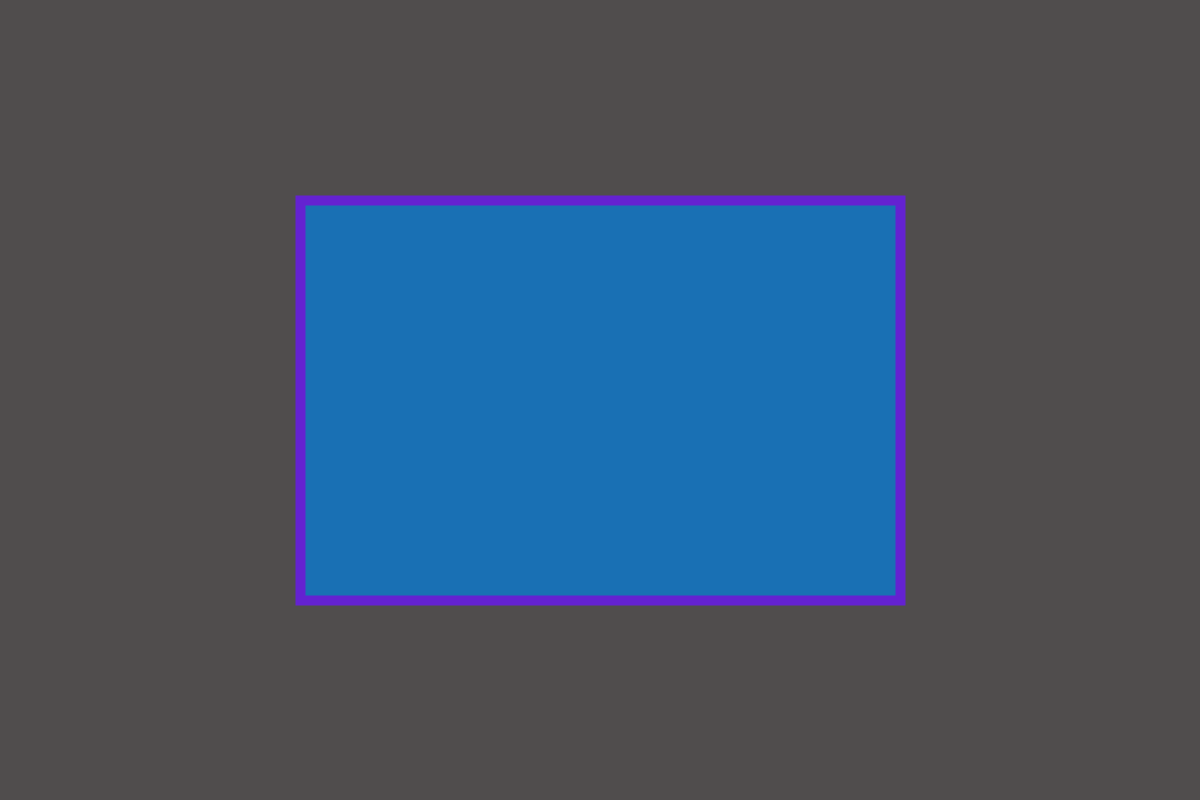
Frame 1 (no input)
Frame 60 (the mouse pressed at the canvas centre just before this capture): identical to frame 1, image omitted
Frame 120 (the mouse held since frame 60 and released just before this capture): identical to frame 1, image omitted

The Processing sketch that drew this single still picture (run headless with seeded random() and noise(); from frame 60 on, the mouse is pressed at the canvas centre):

// Processing sketch: Hello_World
// ── Hello_World.pde
//Global Variables
int appWidth, appHeight;
float centerWidth, centerHeight, xStart, yStart, widthRect, heightRect; 
color black=#504D4D, white=#FFFFFF, blue=#1970B4,purple=#6422D1, yellow=#FEFF4B;
color yellowNightMode=#F8FC00, purpleNightMode=#FA0096;
float thick, thin;
Boolean grayScale=false, randomColour=false, blackBackground=false, nightMode=false;
//
void setup() {
  //Declare Display Geometry: square, landscape, portrait
  size(1200, 800); //Use size for debugging
  //fullScreen(); //Use fullScreen for easy deployment
  appWidth = width;
  appHeight = height;
  //
  //Concatenation
  println("\t\t\tWidth="+width, "\tHeight="+height); //key variables
  println("Display Monitor:", "\twidth="+displayWidth, "& height="+displayHeight);
  //
  //Ternary Operator
  String ls="Landscape or Square", p="portrait", DO="Display Orientation", instruct="Bro, turn your phone to fix";
  //String orientation = ( appWidth >= appHeight ) ? ls : p;
  //println (DO, orientation);
  if ( appWidth < appHeight ) { //Declare Landscape Mode
    println(instruct);
  } else {
    //Fit CANVAS into Display Monitor
    if ( appWidth > displayWidth ) appWidth = 0; //CANVAS-width will not fit
    if ( appHeight > displayHeight ) appHeight = 0; //CANVAS-height will not fit
    if ( appWidth != 0 && appHeight != 0 ) {
      print("Display Geoemtry is Good to Go.!!!! :)");
    } else {
      println("STOP, the code is broken");
    }
  }
  //
  //If ORIENTATION is wrong ... feedback to change it
  //if ( orientation==p ) println(instruct);
  //Population
  centerWidth = width * 1/2;
  centerHeight = height * 1/2;
  xStart = centerWidth - (width * 1/4);
  yStart = centerHeight - (height * 1/4);
  widthRect = appWidth * 1/2;
  heightRect = appHeight  * 1/2;
  thick = appWidth *1/60;
  thin = appWidth *1/120;
} //End setup
//
void draw() {
  if ( grayScale == true ) background(225) ; //Gray Scale 0-255
  //random(a, b)
    if ( randomColour == true ) background( color( random(0, 255), random(255), random(255) ) ); //color(r,g,b), Casting 
  //Night Mode
  if ( blackBackground == true ) background(black);
  //
  strokeWeight(thick); //noStroke()
  //Night Mode Decision
  if ( nightMode == true )
  {
    stroke(yellowNightMode);
    fill(purpleNightMode);
  } else
  {
    stroke(yellow);
    fill(purple);
  }
  ellipse(120,30,15,40); 
  circle(69,69,69);
  square(100,200,45);
  circle(100,200,45);
  line(400,400,800,700);
rect(120, 97, 230, 230, 40);
  rect(xStart, yStart, widthRect, heightRect);
  background(170); //gray scale 0-255
  background( color( random(0,220), random(0,255), random(255) ) ); //color (r,g,b)
  //Night Mode
  background(black);
  //
  strokeWeight(thin);
  stroke(purple);//purpleNightMode
  fill(blue);//blueNightMode
  rect(xStart, yStart, widthRect, heightRect);
  fill(black);// Reset default
  stroke(black);//Reset default
  strokeWeight(1);//Resets default
} //End draw
//
void keyPressed() {
  grayScale = false;
  randomColour = false;
  blackBackground = false;
  if ( key=='A' || key=='a' ) grayScale = true;
  if ( key=='S' || key=='s' ) randomColour = true;
  if ( key=='W' || key=='w' ) blackBackground = true;
} //End keyPressed
//
void mousePressed() {
  if ( mouseButton == LEFT ) nightMode = true;
  if ( mouseButton == RIGHT ) nightMode = false;
} //End mousePressed
//
// End Main Program
